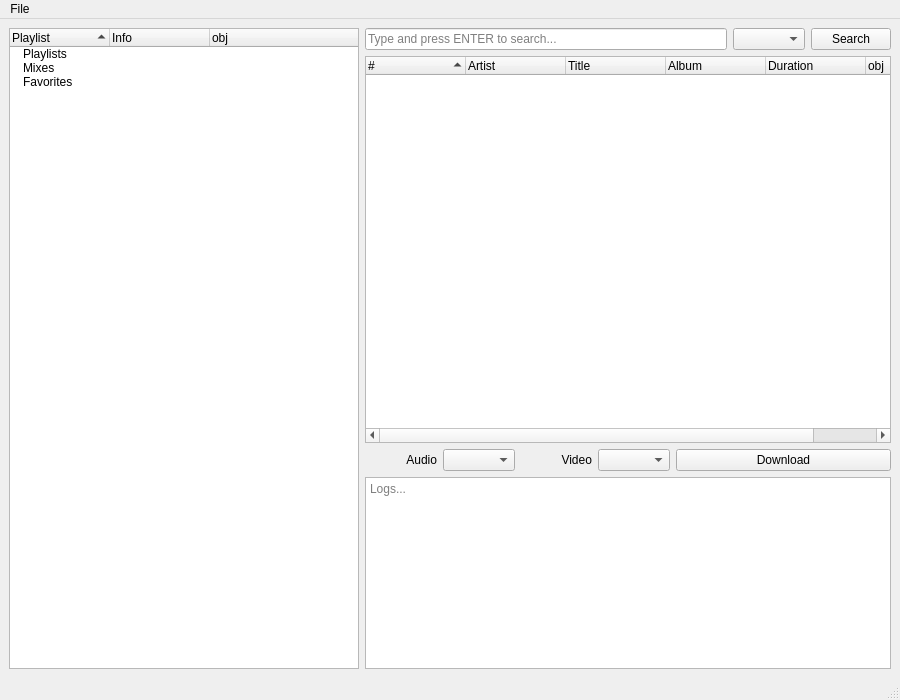
<?xml version="1.0" encoding="UTF-8"?>
<ui version="4.0">
 <class>MainWindow</class>
 <widget class="QMainWindow" name="MainWindow">
  <property name="geometry">
   <rect>
    <x>0</x>
    <y>0</y>
    <width>900</width>
    <height>700</height>
   </rect>
  </property>
  <property name="windowTitle">
   <string>MainWindow</string>
  </property>
  <widget class="QWidget" name="w_central">
   <property name="enabled">
    <bool>true</bool>
   </property>
   <property name="sizePolicy">
    <sizepolicy hsizetype="Preferred" vsizetype="Expanding">
     <horstretch>100</horstretch>
     <verstretch>100</verstretch>
    </sizepolicy>
   </property>
   <property name="toolTip">
    <string notr="true"/>
   </property>
   <property name="statusTip">
    <string notr="true"/>
   </property>
   <property name="whatsThis">
    <string notr="true"/>
   </property>
   <property name="accessibleName">
    <string notr="true"/>
   </property>
   <property name="accessibleDescription">
    <string notr="true"/>
   </property>
   <layout class="QHBoxLayout" name="horizontalLayout">
    <item>
     <layout class="QHBoxLayout" name="lh_main" stretch="40,60">
      <property name="sizeConstraint">
       <enum>QLayout::SetNoConstraint</enum>
      </property>
      <item>
       <widget class="QTreeWidget" name="tr_lists_user">
        <property name="toolTip">
         <string notr="true"/>
        </property>
        <property name="statusTip">
         <string notr="true"/>
        </property>
        <property name="whatsThis">
         <string notr="true"/>
        </property>
        <property name="accessibleName">
         <string notr="true"/>
        </property>
        <property name="accessibleDescription">
         <string notr="true"/>
        </property>
        <property name="editTriggers">
         <set>QAbstractItemView::NoEditTriggers</set>
        </property>
        <property name="showDropIndicator" stdset="0">
         <bool>false</bool>
        </property>
        <property name="indentation">
         <number>10</number>
        </property>
        <property name="uniformRowHeights">
         <bool>true</bool>
        </property>
        <property name="sortingEnabled">
         <bool>true</bool>
        </property>
        <attribute name="headerCascadingSectionResizes">
         <bool>true</bool>
        </attribute>
        <attribute name="headerHighlightSections">
         <bool>true</bool>
        </attribute>
        <attribute name="headerShowSortIndicator" stdset="0">
         <bool>true</bool>
        </attribute>
        <column>
         <property name="text">
          <string notr="true">Playlist</string>
         </property>
         <property name="toolTip">
          <string notr="true"/>
         </property>
         <property name="statusTip">
          <string notr="true"/>
         </property>
         <property name="whatsThis">
          <string notr="true"/>
         </property>
        </column>
        <column>
         <property name="text">
          <string notr="true">Info</string>
         </property>
         <property name="toolTip">
          <string notr="true"/>
         </property>
         <property name="statusTip">
          <string notr="true"/>
         </property>
         <property name="whatsThis">
          <string notr="true"/>
         </property>
        </column>
        <column>
         <property name="text">
          <string>obj</string>
         </property>
        </column>
        <item>
         <property name="text">
          <string>Playlists</string>
         </property>
         <property name="text">
          <string/>
         </property>
         <property name="text">
          <string/>
         </property>
         <property name="flags">
          <set>ItemIsEnabled</set>
         </property>
        </item>
        <item>
         <property name="text">
          <string>Mixes</string>
         </property>
         <property name="text">
          <string/>
         </property>
         <property name="text">
          <string/>
         </property>
         <property name="flags">
          <set>ItemIsEnabled</set>
         </property>
        </item>
        <item>
         <property name="text">
          <string>Favorites</string>
         </property>
         <property name="text">
          <string/>
         </property>
         <property name="text">
          <string/>
         </property>
         <property name="flags">
          <set>ItemIsEnabled</set>
         </property>
        </item>
       </widget>
      </item>
      <item>
       <layout class="QVBoxLayout" name="lv_search_result" stretch="0,0,0,0">
        <property name="spacing">
         <number>-1</number>
        </property>
        <item>
         <layout class="QHBoxLayout" name="lh_search">
          <item>
           <widget class="QLineEdit" name="l_search">
            <property name="acceptDrops">
             <bool>false</bool>
            </property>
            <property name="toolTip">
             <string notr="true"/>
            </property>
            <property name="statusTip">
             <string notr="true"/>
            </property>
            <property name="whatsThis">
             <string notr="true"/>
            </property>
            <property name="accessibleName">
             <string notr="true"/>
            </property>
            <property name="accessibleDescription">
             <string notr="true"/>
            </property>
            <property name="locale">
             <locale language="English" country="UnitedStates"/>
            </property>
            <property name="text">
             <string notr="true"/>
            </property>
            <property name="placeholderText">
             <string notr="true">Type and press ENTER to search...</string>
            </property>
            <property name="clearButtonEnabled">
             <bool>true</bool>
            </property>
           </widget>
          </item>
          <item>
           <widget class="QComboBox" name="cb_search_type">
            <property name="toolTip">
             <string notr="true"/>
            </property>
            <property name="statusTip">
             <string notr="true"/>
            </property>
            <property name="whatsThis">
             <string notr="true"/>
            </property>
            <property name="accessibleName">
             <string notr="true"/>
            </property>
            <property name="accessibleDescription">
             <string notr="true"/>
            </property>
            <property name="currentText">
             <string notr="true"/>
            </property>
            <property name="placeholderText">
             <string notr="true"/>
            </property>
           </widget>
          </item>
          <item>
           <widget class="QPushButton" name="b_search">
            <property name="statusTip">
             <string notr="true"/>
            </property>
            <property name="whatsThis">
             <string notr="true"/>
            </property>
            <property name="accessibleName">
             <string notr="true"/>
            </property>
            <property name="accessibleDescription">
             <string notr="true"/>
            </property>
            <property name="text">
             <string notr="true">Search</string>
            </property>
            <property name="shortcut">
             <string notr="true"/>
            </property>
           </widget>
          </item>
         </layout>
        </item>
        <item>
         <widget class="QTreeWidget" name="tr_results">
          <property name="editTriggers">
           <set>QAbstractItemView::NoEditTriggers</set>
          </property>
          <property name="showDropIndicator" stdset="0">
           <bool>false</bool>
          </property>
          <property name="dragDropOverwriteMode">
           <bool>false</bool>
          </property>
          <property name="alternatingRowColors">
           <bool>false</bool>
          </property>
          <property name="selectionMode">
           <enum>QAbstractItemView::ExtendedSelection</enum>
          </property>
          <property name="indentation">
           <number>10</number>
          </property>
          <property name="sortingEnabled">
           <bool>true</bool>
          </property>
          <attribute name="headerShowSortIndicator" stdset="0">
           <bool>true</bool>
          </attribute>
          <attribute name="headerStretchLastSection">
           <bool>false</bool>
          </attribute>
          <column>
           <property name="text">
            <string>#</string>
           </property>
          </column>
          <column>
           <property name="text">
            <string>Artist</string>
           </property>
          </column>
          <column>
           <property name="text">
            <string>Title</string>
           </property>
          </column>
          <column>
           <property name="text">
            <string>Album</string>
           </property>
          </column>
          <column>
           <property name="text">
            <string>Duration</string>
           </property>
          </column>
          <column>
           <property name="text">
            <string>obj</string>
           </property>
          </column>
         </widget>
        </item>
        <item>
         <layout class="QHBoxLayout" name="lh_download" stretch="5,0,5,0,15">
          <item>
           <widget class="QLabel" name="l_quality_audio">
            <property name="toolTip">
             <string notr="true"/>
            </property>
            <property name="statusTip">
             <string notr="true"/>
            </property>
            <property name="whatsThis">
             <string notr="true"/>
            </property>
            <property name="accessibleName">
             <string notr="true"/>
            </property>
            <property name="accessibleDescription">
             <string notr="true"/>
            </property>
            <property name="text">
             <string notr="true">Audio</string>
            </property>
            <property name="alignment">
             <set>Qt::AlignRight|Qt::AlignTrailing|Qt::AlignVCenter</set>
            </property>
           </widget>
          </item>
          <item>
           <widget class="QComboBox" name="cb_quality_audio">
            <property name="toolTip">
             <string notr="true"/>
            </property>
            <property name="statusTip">
             <string notr="true"/>
            </property>
            <property name="whatsThis">
             <string notr="true"/>
            </property>
            <property name="accessibleName">
             <string notr="true"/>
            </property>
            <property name="accessibleDescription">
             <string notr="true"/>
            </property>
            <property name="currentText">
             <string notr="true"/>
            </property>
            <property name="placeholderText">
             <string notr="true"/>
            </property>
            <property name="frame">
             <bool>true</bool>
            </property>
           </widget>
          </item>
          <item>
           <widget class="QLabel" name="l_quality_video">
            <property name="toolTip">
             <string notr="true"/>
            </property>
            <property name="statusTip">
             <string notr="true"/>
            </property>
            <property name="whatsThis">
             <string notr="true"/>
            </property>
            <property name="accessibleName">
             <string notr="true"/>
            </property>
            <property name="accessibleDescription">
             <string notr="true"/>
            </property>
            <property name="text">
             <string notr="true">Video</string>
            </property>
            <property name="alignment">
             <set>Qt::AlignRight|Qt::AlignTrailing|Qt::AlignVCenter</set>
            </property>
           </widget>
          </item>
          <item>
           <widget class="QComboBox" name="cb_quality_video">
            <property name="toolTip">
             <string notr="true"/>
            </property>
            <property name="statusTip">
             <string notr="true"/>
            </property>
            <property name="whatsThis">
             <string notr="true"/>
            </property>
            <property name="accessibleName">
             <string notr="true"/>
            </property>
            <property name="accessibleDescription">
             <string notr="true"/>
            </property>
            <property name="currentText">
             <string notr="true"/>
            </property>
            <property name="placeholderText">
             <string notr="true"/>
            </property>
           </widget>
          </item>
          <item>
           <widget class="QPushButton" name="b_download">
            <property name="toolTip">
             <string notr="true"/>
            </property>
            <property name="statusTip">
             <string notr="true"/>
            </property>
            <property name="whatsThis">
             <string notr="true"/>
            </property>
            <property name="accessibleName">
             <string notr="true"/>
            </property>
            <property name="accessibleDescription">
             <string notr="true"/>
            </property>
            <property name="text">
             <string notr="true">Download</string>
            </property>
            <property name="shortcut">
             <string notr="true"/>
            </property>
           </widget>
          </item>
         </layout>
        </item>
        <item>
         <widget class="QPlainTextEdit" name="te_debug">
          <property name="enabled">
           <bool>true</bool>
          </property>
          <property name="sizePolicy">
           <sizepolicy hsizetype="Expanding" vsizetype="Maximum">
            <horstretch>0</horstretch>
            <verstretch>0</verstretch>
           </sizepolicy>
          </property>
          <property name="maximumSize">
           <size>
            <width>16777215</width>
            <height>16777215</height>
           </size>
          </property>
          <property name="acceptDrops">
           <bool>false</bool>
          </property>
          <property name="toolTip">
           <string notr="true"/>
          </property>
          <property name="statusTip">
           <string notr="true"/>
          </property>
          <property name="whatsThis">
           <string notr="true"/>
          </property>
          <property name="accessibleName">
           <string notr="true"/>
          </property>
          <property name="accessibleDescription">
           <string notr="true"/>
          </property>
          <property name="undoRedoEnabled">
           <bool>false</bool>
          </property>
          <property name="readOnly">
           <bool>true</bool>
          </property>
          <property name="placeholderText">
           <string>Logs...</string>
          </property>
         </widget>
        </item>
       </layout>
      </item>
     </layout>
    </item>
   </layout>
  </widget>
  <widget class="QMenuBar" name="menubar">
   <property name="geometry">
    <rect>
     <x>0</x>
     <y>0</y>
     <width>900</width>
     <height>24</height>
    </rect>
   </property>
   <property name="toolTip">
    <string notr="true"/>
   </property>
   <property name="statusTip">
    <string notr="true"/>
   </property>
   <property name="whatsThis">
    <string notr="true"/>
   </property>
   <property name="accessibleName">
    <string notr="true"/>
   </property>
   <property name="accessibleDescription">
    <string notr="true"/>
   </property>
   <widget class="QMenu" name="m_file">
    <property name="toolTip">
     <string notr="true"/>
    </property>
    <property name="statusTip">
     <string notr="true"/>
    </property>
    <property name="whatsThis">
     <string notr="true"/>
    </property>
    <property name="accessibleName">
     <string notr="true"/>
    </property>
    <property name="accessibleDescription">
     <string notr="true"/>
    </property>
    <property name="title">
     <string>File</string>
    </property>
    <addaction name="a_options"/>
   </widget>
   <addaction name="m_file"/>
  </widget>
  <widget class="QStatusBar" name="statusbar">
   <property name="toolTip">
    <string notr="true"/>
   </property>
   <property name="statusTip">
    <string notr="true"/>
   </property>
   <property name="whatsThis">
    <string notr="true"/>
   </property>
   <property name="accessibleName">
    <string notr="true"/>
   </property>
   <property name="accessibleDescription">
    <string notr="true"/>
   </property>
   <property name="layoutDirection">
    <enum>Qt::LeftToRight</enum>
   </property>
  </widget>
  <action name="a_options">
   <property name="enabled">
    <bool>false</bool>
   </property>
   <property name="text">
    <string notr="true">Options</string>
   </property>
   <property name="iconText">
    <string notr="true">Options</string>
   </property>
   <property name="toolTip">
    <string notr="true">Options</string>
   </property>
   <property name="statusTip">
    <string notr="true"/>
   </property>
   <property name="whatsThis">
    <string notr="true"/>
   </property>
  </action>
 </widget>
 <resources/>
 <connections/>
</ui>
